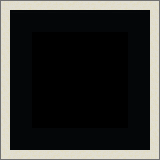

Rendered tile map (Tiled .tmx) drawn with the repository's tilesets; below, a short description and the map source with its tile grids summarised:
An orthogonal 5x5 tile map with 32x32 px tiles, 4 tile layers (Walls and Floor, Below, Above, Passage), 5 tilesets and 2 objects (event, player).

<map version="1.0" orientation="orthogonal" renderorder="right-down" width="5" height="5" tilewidth="32" tileheight="32" nextobjectid="4">
 <tileset firstgid="1" name="Office_A5_Ground" tilewidth="32" tileheight="32">
  <image source="../../images/Office_A5_Ground.png" width="256" height="64" />
 </tileset>
 <tileset firstgid="17" name="wall" tilewidth="32" tileheight="32">
  <image source="../../images/wall.png" width="96" height="64" />
 </tileset>
 <tileset firstgid="23" name="expandedAutotile" tilewidth="32" tileheight="32">
  <image source="../../images/expandedAutotile.png" width="256" height="192" />
  <terraintypes>
   <terrain name="Void" tile="-1" />
  </terraintypes>
 </tileset>
 <tileset firstgid="71" name="passage" tilewidth="32" tileheight="32">
  <image source="../../images/passage.png" width="128" height="128" />
 </tileset>
 <tileset firstgid="87" name="Office-B" tilewidth="32" tileheight="32">
  <image source="../../images/Office-B.png" width="512" height="512" />
 </tileset>
 <layer name="Walls and Floor" width="5" height="5">
  <properties>
   <property name="type" value="floor" />
  </properties>
  <data>[25 cells, 16 non-empty, 8 distinct tile ids]</data>
 </layer>
 <layer name="Below" width="5" height="5">
  <data>[25 cells, 0 non-empty, 0 distinct tile ids]</data>
 </layer>
 <layer name="Above" width="5" height="5" opacity="0.5">
  <data>[25 cells, 0 non-empty, 0 distinct tile ids]</data>
 </layer>
 <objectgroup name="Objects">
  <object id="1" type="event" gid="2" x="32" y="64">
   <properties>
    <property name="trigger" value="autorun" />
   </properties>
  </object>
  <object id="3" name="Pandora" type="player" gid="2" x="64" y="96" />
 </objectgroup>
 <layer name="Passage" width="5" height="5" opacity="0.5">
  <data>[25 cells, 0 non-empty, 0 distinct tile ids]</data>
 </layer>
</map>
